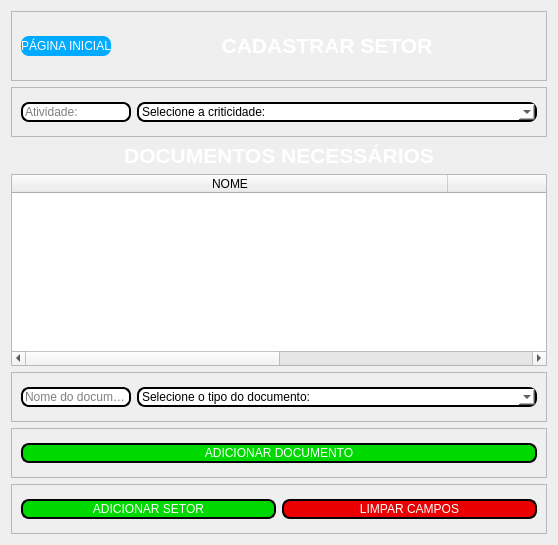
         <widget class="QWidget" name="page_5">
          <layout class="QVBoxLayout" name="verticalLayout_14">
           <item>
            <widget class="QFrame" name="frame_4">
             <property name="styleSheet">
              <string notr="true"/>
             </property>
             <property name="frameShape">
              <enum>QFrame::StyledPanel</enum>
             </property>
             <property name="frameShadow">
              <enum>QFrame::Raised</enum>
             </property>
             <layout class="QHBoxLayout" name="horizontalLayout_18">
              <item>
               <widget class="QPushButton" name="btn_cadastro_setor_pg_inicial">
                <property name="minimumSize">
                 <size>
                  <width>0</width>
                  <height>20</height>
                 </size>
                </property>
                <property name="maximumSize">
                 <size>
                  <width>90</width>
                  <height>16777215</height>
                 </size>
                </property>
                <property name="styleSheet">
                 <string notr="true">background-color: rgb(0, 170, 255);
color: rgb(255, 255, 255);
border-radius: 8px;
border: 0px;</string>
                </property>
                <property name="text">
                 <string>PÁGINA INICIAL</string>
                </property>
               </widget>
              </item>
              <item>
               <widget class="QLabel" name="lbl_cadastro_setor">
                <property name="minimumSize">
                 <size>
                  <width>0</width>
                  <height>50</height>
                 </size>
                </property>
                <property name="styleSheet">
                 <string notr="true">border: 0px</string>
                </property>
                <property name="text">
                 <string>&lt;html&gt;&lt;head/&gt;&lt;body&gt;&lt;p align=&quot;center&quot;&gt;&lt;span style=&quot; font-size:16pt; font-weight:600; color:#ffffff;&quot;&gt;CADASTRAR SETOR&lt;/span&gt;&lt;/p&gt;&lt;/body&gt;&lt;/html&gt;</string>
                </property>
               </widget>
              </item>
             </layout>
            </widget>
           </item>
           <item>
            <widget class="QFrame" name="frame_cadastro_setor_info">
             <property name="minimumSize">
              <size>
               <width>0</width>
               <height>50</height>
              </size>
             </property>
             <property name="styleSheet">
              <string notr="true"/>
             </property>
             <property name="frameShape">
              <enum>QFrame::StyledPanel</enum>
             </property>
             <property name="frameShadow">
              <enum>QFrame::Raised</enum>
             </property>
             <layout class="QHBoxLayout" name="horizontalLayout_11">
              <item>
               <widget class="QLineEdit" name="edit_cadastro_setor_atividade">
                <property name="styleSheet">
                 <string notr="true">border-radius: 8px;
border:  2px solid black;
background-color: rgb(255, 255, 255);</string>
                </property>
                <property name="placeholderText">
                 <string>Atividade:</string>
                </property>
               </widget>
              </item>
              <item>
               <widget class="QComboBox" name="box_cadastro_setor_criticidade">
                <property name="minimumSize">
                 <size>
                  <width>400</width>
                  <height>0</height>
                 </size>
                </property>
                <property name="styleSheet">
                 <string notr="true">border-radius: 8px;
border:  2px solid black;
background-color: rgb(255, 255, 255);</string>
                </property>
                <item>
                 <property name="text">
                  <string>Selecione a criticidade:</string>
                 </property>
                </item>
                <item>
                 <property name="text">
                  <string>CRITICO</string>
                 </property>
                </item>
                <item>
                 <property name="text">
                  <string>MODERADO</string>
                 </property>
                </item>
                <item>
                 <property name="text">
                  <string>NAO_CRITICO</string>
                 </property>
                </item>
               </widget>
              </item>
             </layout>
            </widget>
           </item>
           <item>
            <widget class="QLabel" name="lbl_cadastro_setor_doc_nec">
             <property name="styleSheet">
              <string notr="true"/>
             </property>
             <property name="text">
              <string>&lt;html&gt;&lt;head/&gt;&lt;body&gt;&lt;p align=&quot;center&quot;&gt;&lt;span style=&quot; font-size:16pt; font-weight:600; color:#ffffff;&quot;&gt;DOCUMENTOS NECESSÁRIOS&lt;/span&gt;&lt;/p&gt;&lt;/body&gt;&lt;/html&gt;</string>
             </property>
            </widget>
           </item>
           <item>
            <widget class="QTableWidget" name="table_cadastro_setor_doc_nec">
             <property name="styleSheet">
              <string notr="true">QTableWidget::item{
	color: white;
}</string>
             </property>
             <attribute name="horizontalHeaderDefaultSectionSize">
              <number>436</number>
             </attribute>
             <attribute name="horizontalHeaderStretchLastSection">
              <bool>true</bool>
             </attribute>
             <column>
              <property name="text">
               <string>NOME</string>
              </property>
             </column>
             <column>
              <property name="text">
               <string>TIPO DE DOCUMENTO</string>
              </property>
             </column>
            </widget>
           </item>
           <item>
            <widget class="QFrame" name="frame_cadastro_setor_doc_nec_info">
             <property name="minimumSize">
              <size>
               <width>0</width>
               <height>50</height>
              </size>
             </property>
             <property name="styleSheet">
              <string notr="true"/>
             </property>
             <property name="frameShape">
              <enum>QFrame::StyledPanel</enum>
             </property>
             <property name="frameShadow">
              <enum>QFrame::Raised</enum>
             </property>
             <layout class="QHBoxLayout" name="horizontalLayout_9">
              <item>
               <widget class="QLineEdit" name="edit_cadastro_setor_doc_nec_nome">
                <property name="styleSheet">
                 <string notr="true">border-radius: 8px;
border:  2px solid black;
background-color: rgb(255, 255, 255);</string>
                </property>
                <property name="placeholderText">
                 <string>Nome do documento:</string>
                </property>
               </widget>
              </item>
              <item>
               <widget class="QComboBox" name="box_cadastro_setor_doc_nec_tipo">
                <property name="minimumSize">
                 <size>
                  <width>400</width>
                  <height>0</height>
                 </size>
                </property>
                <property name="styleSheet">
                 <string notr="true">border-radius: 8px;
border:  2px solid black;
background-color: rgb(255, 255, 255);</string>
                </property>
                <item>
                 <property name="text">
                  <string>Selecione o tipo do documento:</string>
                 </property>
                </item>
                <item>
                 <property name="text">
                  <string>ALVARÁ</string>
                 </property>
                </item>
                <item>
                 <property name="text">
                  <string>CERTIFICADO</string>
                 </property>
                </item>
                <item>
                 <property name="text">
                  <string>LICENÇA</string>
                 </property>
                </item>
                <item>
                 <property name="text">
                  <string>COMPROVANTE</string>
                 </property>
                </item>
                <item>
                 <property name="text">
                  <string>ATESTADO</string>
                 </property>
                </item>
               </widget>
              </item>
             </layout>
            </widget>
           </item>
           <item>
            <widget class="QFrame" name="frame_cadastro_setor_doc_nec_action">
             <property name="minimumSize">
              <size>
               <width>0</width>
               <height>50</height>
              </size>
             </property>
             <property name="styleSheet">
              <string notr="true"/>
             </property>
             <property name="frameShape">
              <enum>QFrame::StyledPanel</enum>
             </property>
             <property name="frameShadow">
              <enum>QFrame::Raised</enum>
             </property>
             <layout class="QVBoxLayout" name="verticalLayout_6">
              <item>
               <widget class="QPushButton" name="btn_cadastro_setor_doc_nec_add">
                <property name="minimumSize">
                 <size>
                  <width>0</width>
                  <height>20</height>
                 </size>
                </property>
                <property name="styleSheet">
                 <string notr="true">color: rgb(255, 255, 255);
border-radius: 8px;
border: 2px solid black;
background-color: rgb(0, 217, 0);</string>
                </property>
                <property name="text">
                 <string>ADICIONAR DOCUMENTO</string>
                </property>
               </widget>
              </item>
             </layout>
            </widget>
           </item>
           <item>
            <widget class="QFrame" name="frame_cadastro_setor_final_action">
             <property name="minimumSize">
              <size>
               <width>0</width>
               <height>50</height>
              </size>
             </property>
             <property name="styleSheet">
              <string notr="true"/>
             </property>
             <property name="frameShape">
              <enum>QFrame::StyledPanel</enum>
             </property>
             <property name="frameShadow">
              <enum>QFrame::Raised</enum>
             </property>
             <layout class="QHBoxLayout" name="horizontalLayout_10">
              <item>
               <widget class="QPushButton" name="btn_cadastro_setor_add">
                <property name="minimumSize">
                 <size>
                  <width>0</width>
                  <height>20</height>
                 </size>
                </property>
                <property name="styleSheet">
                 <string notr="true">color: rgb(255, 255, 255);
border-radius: 8px;
border: 2px solid black;
background-color: rgb(0, 217, 0);</string>
                </property>
                <property name="text">
                 <string>ADICIONAR SETOR</string>
                </property>
               </widget>
              </item>
              <item>
               <widget class="QPushButton" name="btn_cadastro_setor_limpar">
                <property name="minimumSize">
                 <size>
                  <width>0</width>
                  <height>20</height>
                 </size>
                </property>
                <property name="styleSheet">
                 <string notr="true">color: rgb(255, 255, 255);
border-radius: 8px;
border: 2px solid black;
background-color: rgb(234, 0, 0);</string>
                </property>
                <property name="text">
                 <string>LIMPAR CAMPOS</string>
                </property>
               </widget>
              </item>
             </layout>
            </widget>
           </item>
          </layout>
         </widget>
